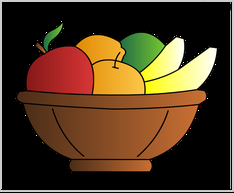
#> input picture Reference files/fruits.png, 234 x 193 px, shrunk from 625 x 516 before the run, found by its file name
$ jupyter execute --allow-errors Testing.ipynb   (shell and % lines are left out)
#> lines starting #> are read from the running program, lines starting #| are printed output that depends on the picture; after the words box and inside, x2 and y2 are one past the last pixel; in counts of white or black regions, pixels touching at a corner belong together
[cell 1]
import cv2
import numpy as np

[cell 2]
imgcv = cv2.imread('../Reference files/fruits.png', 0)
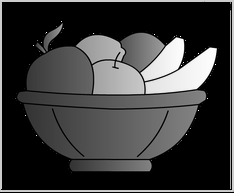
#> imgcv: shape (193, 234); min 0, max 255, mean 59.5
# imgcv = cv2.imread('cavepainting1.JPG', 0)
blur = cv2.GaussianBlur(imgcv,(5,5),0)
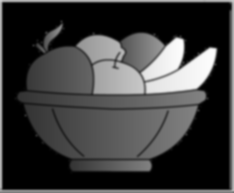
#> blur: shape (193, 234); min 0, max 252, mean 59.7
ret3,th3 = cv2.threshold(blur,0,255,cv2.THRESH_BINARY+cv2.THRESH_OTSU)
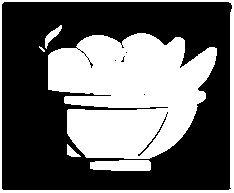
#> th3: shape (193, 234); 40.8% white; 6 white regions (1 under 20 px), largest, box (x1, y1, x2, y2) and area: (48, 33, 217, 159) 15273, (0, 0, 234, 193) 2290, (90, 160, 151, 171) 609, (45, 25, 62, 49) 139, (67, 144, 81, 157) 88
#> ret3 = 70

[cell 3]
def gradient_x(imggray):
	##Sobel operator kernels.
	kernel_x = np.array([[-1, 0, 1],[-2, 0, 2],[-1, 0, 1]])
	return sig.convolve2d(imggray, kernel_x, mode='same')
def gradient_y(imggray):
	kernel_y = np.array([[1, 2, 1], [0, 0, 0], [-1, -2, -1]])
	return sig.convolve2d(imggray, kernel_y, mode='same')

img = cv2.imread('cavepainting1.JPG')
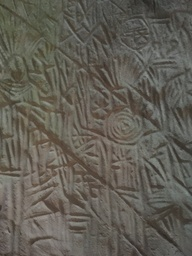
#> input picture cavepainting1.JPG, 192 x 256 px, shrunk from 512 x 683 before the run, found by its file name
#> img is the input picture: shape (256, 192, 3); mean B, G, R 84.7, 93.8, 97.3
imggray = cv2.imread('cavepainting1.JPG', 0)
#> imggray: shape (256, 192); min 36, max 153, mean 93.8

blur = cv2.GaussianBlur(imggray,(5,5),0)
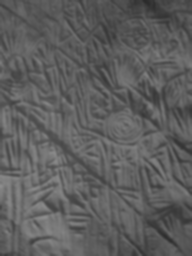
#> blur: shape (256, 192); min 43, max 141, mean 93.8
ret3,th3 = cv2.threshold(blur,0,255,cv2.THRESH_BINARY+cv2.THRESH_OTSU)
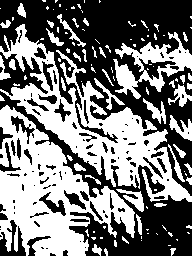
#> th3: shape (256, 192); 47.5% white; 109 white regions (68 under 20 px), largest, box (x1, y1, x2, y2) and area: (0, 105, 135, 256) 9295, (0, 24, 192, 202) 8895, (113, 32, 192, 99) 1973
#> ret3 = 94

#> (the rest of this cell did not finish here and is left out)

#> (a cell that did not finish here is left out)

#> (a cell that did not finish here is left out)

[cell 6]
def isvalid(i, j, r, c):
    if i >= r or j >= c or i < 0 or j < 0:
        return 0
    return 1

def dfs_visit(image, visited, i, j, count):

    r, c = image.shape
    visited[i][j] = 255
    for k in range(i-1, i+2):
        for l in range(j-1, j+2):
            if isvalid(k, l, r, c):
                if (visited[i][j]==0 and image[i][j]==255):
                    dfs_visit(image, visited, k, l, count)

    return visited

def connected_component(image):

    r, c = image.shape
#> r = 256; c = 192
    count=1

    visited = np.zeros([r, c])

    for i in range(r):
        for j in range(c):
            if isvalid(i, j, r, c):
                if (visited[i][j]==0 and image[i][j]==255):
                    visited = dfs_visit(image, visited, i, j, count)
                    count+=1
    return visited

[cell 7]
cc=connected_component(th3)

[cell 8]
import matplotlib.pyplot as plt
plt.imshow(np.uint8(cc), cmap='gray')
plt.show()

[cell 9]
hist, _ = np.histogram(imgcv, bins=256, range=(0, 255))

[cell 10]
def otsu(image):
    hist, _ = np.histogram(image, bins=256, range=(0, 255))
    total = image.shape[0]*image.shape[1]
    current_max, threshold = 0, 0
    sumT, sumF, sumB = 0, 0, 0
    for i in range(0,256):
        sumT += i * hist[i]
    weightB, weightF = 0, 0
    varBetween, meanB, meanF = 0, 0, 0
    for i in range(0,256):
        weightB += hist[i]
        weightF = total - weightB
        if weightF == 0:
            break
        sumB += i*hist[i]
        sumF = sumT - sumB
        meanB = sumB/weightB
        meanF = sumF/weightF
        varBetween = weightB * weightF
        varBetween *= (meanB-meanF)*(meanB-meanF)
        if varBetween > current_max:
            current_max = varBetween
            threshold = i
    print("threshold is:", threshold)
#| threshold is: 76

    return threshold

[cell 11]
x=otsu(imgcv)

[cell 12]
y=imgcv
y[y>=x]=255
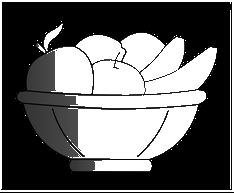
#> y: shape (193, 234); min 0, max 255, mean 101.9
y[y<x]=0
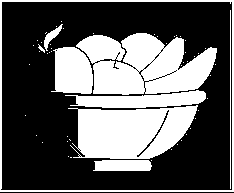
#> y: shape (193, 234); 37.4% white; 57 white regions (48 under 20 px), largest, box (x1, y1, x2, y2) and area: (76, 33, 217, 95) 5955, (68, 105, 198, 159) 5088, (0, 0, 234, 192) 1689
